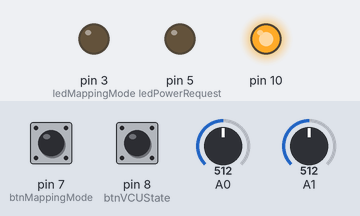
The sketch below on a simulated Arduino Uno, built with avr-gcc and run on an emulated ATmega328P. Shown: output pins drawn as LEDs (lit = HIGH). The inputs (shaded band) are chosen by the test bench; at power-on: pin 7 (btnMappingMode) HIGH, pin 8 (btnVCUState) HIGH, A0 = 512, A1 = 512. What the sketch prints to the serial monitor is not drawn.

Above: at 1.2 s.
1.3 s: pin 7 (btnMappingMode) pulled LOW for 0.15 s
At 2.5 s:
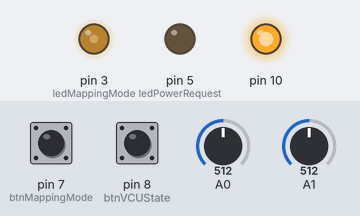
2.9 s: pin 7 (btnMappingMode) pulled LOW for 1 s
At 3.9 s:
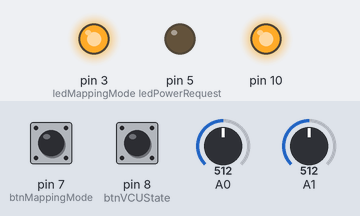
Timing chart, 0 to 5.9 s (numbered marks = the images above; inputs shaded):
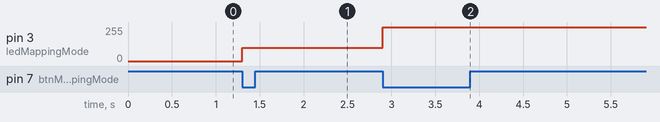

The sketch:

vcuNode.ino
```cpp
#include "node.h"


MCP2515 mcp2515(10); // CS pin 10

struct can_frame canTx;
struct can_frame canRx;

unsigned long timerReceiver;
unsigned long timerTransmitter;
bool plausibilityState;

// receiver podatci
NodeState bmsState;
uint16_t powerLimit;

// transmitter podatci
NodeState vcuState;
uint16_t plausibleRequest;
Mode mapMode;
uint16_t powerRequest;

// led pinovi
int ledMappingMode = 3;
int ledPowerRequest = 5;

// btn pinovi
int btnMappingMode = 7;
int btnVCUState = 8;

// pot vrijednosti
int pot1;
int pot2;

uint16_t decodeBytes(uint8_t firstByte, uint8_t secondByte);
void encryptBytes(uint16_t value, uint8_t &firstByte, uint8_t &secondByte);

void setup() {
  Serial.begin(9600);
  SPI.begin();

  mcp2515.reset();
  mcp2515.setBitrate(CAN_500KBPS, MCP_16MHZ);

  //ovo je mod za testiranje, inace je setNormalMode() u komunikaciji
  mcp2515.setNormalMode();

  Serial.println("Sve ok");


  // ID TX i RX poruka
  canTx.can_id = CAN_TX;
  canRx.can_id = CAN_RX;

  //duljina data unutar okvira sta se salje, u bajtovima (svako polje je 1 bajt)
  canTx.can_dlc = 6;
  canRx.can_dlc = 3;

  timerReceiver = 0;
  timerTransmitter = 0;

  vcuState = IDLE;
  bmsState = IDLE;
  plausibleRequest = 0;
  mapMode = ECO;
  powerRequest = 0;
  powerLimit = 0;

  pinMode(ledMappingMode, OUTPUT);
  pinMode(ledPowerRequest, OUTPUT);

  pinMode(btnMappingMode, INPUT_PULLUP);
  pinMode(btnVCUState, INPUT_PULLUP);

  updateLED(mapMode, ledMappingMode);
}

void loop() {

  pot1 = analogRead(A0);
  pot2 = analogRead(A1);

  //100ms jer je frekvencija 10Hz
  if (millis() - timerReceiver > 100) {
    timerReceiver = millis();

    if (mcp2515.readMessage(&canRx) == MCP2515::ERROR_OK) {
      // filtriraj: prihvati samo CAN_RX (0x100)
      if ((canRx.can_id == CAN_RX) & (canRx.can_dlc == 3)) {
        bmsState = (NodeState)canRx.data[0];
        powerLimit = decodeBytes(canRx.data[1], canRx.data[2]);
      }
    }
  }

  updateMapping(btnMappingMode, mapMode, ledMappingMode);

  if(VcuBtnDebounce(btnVCUState)){
    vcuState = VcuChangeState(bmsState, checkPlausible(pot1, pot2), vcuState);
  }

  VcuManageState(vcuState, pot1, pot2, plausibleRequest, powerRequest, mapMode);

  analogWrite(ledPowerRequest, powerW_to_pwm(powerRequest));

  if(millis() - timerTransmitter > 50){
    timerTransmitter = millis();
    canTx.data[0] = vcuState;
    encryptBytes(plausibleRequest, canTx.data[1], canTx.data[2]);
    canTx.data[3] = mapMode;
    encryptBytes(powerRequest, canTx.data[4], canTx.data[5]);
    auto msg = mcp2515.sendMessage(&canTx);
  }

}


uint16_t decodeBytes(uint8_t firstByte, uint8_t secondByte){
  return (uint16_t)(secondByte << 8) | firstByte;
}

void encryptBytes(uint16_t value, uint8_t &firstByte, uint8_t &secondByte){
  firstByte = value & 255;
  secondByte = (value >> 8) & 255;
  return ;
}
```

mappingMode.cpp
```cpp
#include "node.h"
#include <math.h>

//Funkcija mijenja mapu na pritisak gumba i poziva funkciju za updateanje LED diode
void updateMapping(int btn, Mode &currentMode, int led){
  static bool buttonState = HIGH;
  //Citanje stanja gumba nakon cega se usporeduje sa zadnjim citanjem gumba
  bool currentState = digitalRead(btn);

  if((buttonState == HIGH) && (currentState == LOW)){
    switch(currentMode){
      case ECO:
        currentMode = NORMAL;
        break;
      case NORMAL:
        currentMode = SPORT;
        break;
      case SPORT:
        currentMode = ECO;
        break;
    }
    updateLED(currentMode, led);

  }
  buttonState = currentState;
}

//Funkcija mijenja stanje LED diode ovisno o trenutnoj mapi
void updateLED(Mode currentMode, int led){
  switch(currentMode){
    case ECO:
      analogWrite(led, 0);
      break;
    case NORMAL:
      analogWrite(led, 100);
      break;
    case SPORT:
      analogWrite(led, 255);
      break;
  }
}


//Funkcija za primjenjivaje mapa
uint16_t applyMapping(uint16_t plausibleRequest, Mode currentMode){
  if(plausibleRequest == 0){
    return 0;
  }

  uint16_t mappedRequest;
  double mapped;
  double norm = plausibleRequest / 1000.0;

  switch(currentMode){
    case ECO:
      mapped = log(norm + 1) / log(2);
      break;
    case NORMAL:
      mapped = norm;
      break;
    case SPORT:
      //mapped = pow(norm, 2);
      mapped = (exp(norm) - 1) / (M_E - 1);
      break;
  }

  mappedRequest = (uint16_t)(mapped * 1000);

  return mappedRequest;
}
```

node.h
```cpp
#pragma once // kako bi se sprijecio dupli include
#include <SPI.h>
#include <mcp2515.h>
#include <Arduino.h>

//deklaracije funkcija i drugih stvari


//isti su stateovi za VCU i BMS node
enum NodeState: uint8_t {
  IDLE,
  READY,
  ERROR
};

enum Mode: uint8_t {
  ECO,
  NORMAL,
  SPORT
};

enum ID {
  CAN_RX = 0x100,
  CAN_TX = 0x200
};


//deklaracije za stateMachine feature

bool VcuBtnDebounce(int btn);
NodeState VcuChangeState(NodeState bms, bool plausible, NodeState vcu);
void VcuManageState(NodeState vcu, int pot1, int pot2, uint16_t &powerReq, uint16_t &plausibleReq, Mode mappingMode);


//deklaracije za mappingMode feature

//void initMapping(int ledPin, int btnPin);
void updateMapping(int, Mode &, int);
void updateLED(Mode, int);
uint16_t applyMapping(uint16_t, Mode);


//deklaracije za plausibility feature
void pedalValue(int pot1, int pot2, uint16_t plausibleRequest, bool isPlausible);
bool checkPlausible(int, int);
uint16_t getPlausibleReq(int, int);


//deklaracije za powerLimiter feature
uint16_t pct10_to_powerW(uint16_t pct10);
uint16_t applyPowerLimit(uint16_t requestedPowerW);
uint8_t powerW_to_pwm(uint16_t powerW);
```

plausibility.cpp
```cpp
#include "node.h"

void pedalValue(int pot1, int pot2, uint16_t plausibleRequest, bool isPlausible){

  float sensorValueDifference = ((float)abs(pot1 - pot2) / 1024) * 100.0;
  //plausibleRequest = ((uint16_t)(senosrValueDifference * 10));
  plausibleRequest = (uint16_t)(((float)(pot1 + pot2)) / 2048.0 * 1000.0);

  static int sensorTimer = 0;

  if(sensorValueDifference > 10){
    isPlausible = false;
    plausibleRequest = 0;
  }

  if(millis() - sensorTimer > 500){
    sensorTimer= millis();
    Serial.print("Plausibility difference: ");
    Serial.print(sensorValueDifference);
    Serial.print("%\t");
    Serial.print("Plausible request: ");
    Serial.println(plausibleRequest);
  }
}


bool checkPlausible(int pot1, int pot2){

  float difference = ((float)abs(pot1 - pot2) / 1024) * 100.0;

  if(difference > 10){
    return false;
  }

  return true;
}


uint16_t getPlausibleReq(int pot1, int pot2){

  if(checkPlausible(pot1, pot2) == true){
    return (uint16_t)(((float)(pot1 + pot2)) * 1000 / 2048);
  }
  return 0;
}
```

powerLimiter.cpp
```cpp
#include "node.h"

// 65535 = 2^16 - 1
static const uint16_t MAX_POWER_W = 65535;

// pct10: 0..1000 (0.1% steps) -> W
uint16_t pct10_to_powerW(uint16_t pct10)
{
  uint32_t p = (uint32_t)MAX_POWER_W * (uint32_t)pct10;
  return (uint16_t)(p / 1000u);
}

// limiter: ne smije preko BMS limita
uint16_t applyPowerLimit(uint16_t requestedPowerW)
{
  return (requestedPowerW > MAX_POWER_W) ? MAX_POWER_W : requestedPowerW;
}

uint8_t powerW_to_pwm(uint16_t powerW)
{
  if (powerW >= MAX_POWER_W) return 255;
  return (uint32_t)powerW * 255u / (uint32_t)MAX_POWER_W;
}
```

stateMachine.cpp
```cpp
#include "node.h"

void VcuManageState(NodeState vcu, int pot1, int pot2, uint16_t &plausibleReq, uint16_t &powerReq, Mode mappingMode){

  if((vcu == ERROR) || (vcu == IDLE)){
    powerReq = 0;
    plausibleReq = 0;
  }

  else{
    //pass to plausibility checker
    //if plausible pass plausible req to mapped req
    //use powerLimiter on mapped req to get final req
    plausibleReq = getPlausibleReq(pot1, pot2);
    powerReq = applyPowerLimit(pct10_to_powerW(applyMapping(plausibleReq, mappingMode)));
  }

}


NodeState VcuChangeState(NodeState bms, bool plausible, NodeState vcu){

  if(bms == READY){

    if(vcu == ERROR){
      vcu = IDLE;
    }
    else if(vcu == READY){
      vcu = ERROR;
    }
    else{
      vcu = READY;
    }
  }

  if((bms == ERROR) || (plausible == false)){
    vcu = ERROR;
  }

  return vcu;

}

//triba testirat ovo ...
bool VcuBtnDebounce(int btn){

  static bool btnState = HIGH;
  static bool lastState = HIGH;
  static unsigned long debounceTimer = 0;

  bool currState = digitalRead(btn);

  if(currState != lastState){
    debounceTimer = millis();
  }

  //pretpostavljan da je sve ispod 20ms samo sum, a ne zapravo stiskanje botuna
  if((millis() - debounceTimer) > 10){

    if(currState != btnState){

      btnState = currState;

      if(btnState == LOW){
        return true;
      }
    }
  }

  lastState = currState;

  return false;
}
```

Measured:
- after the input at 1.3 s, pin 3 (ledMappingMode): 0/255 → 100/255 at once
- after the input at 2.9 s, pin 3 (ledMappingMode): 100/255 → 255/255 at once
